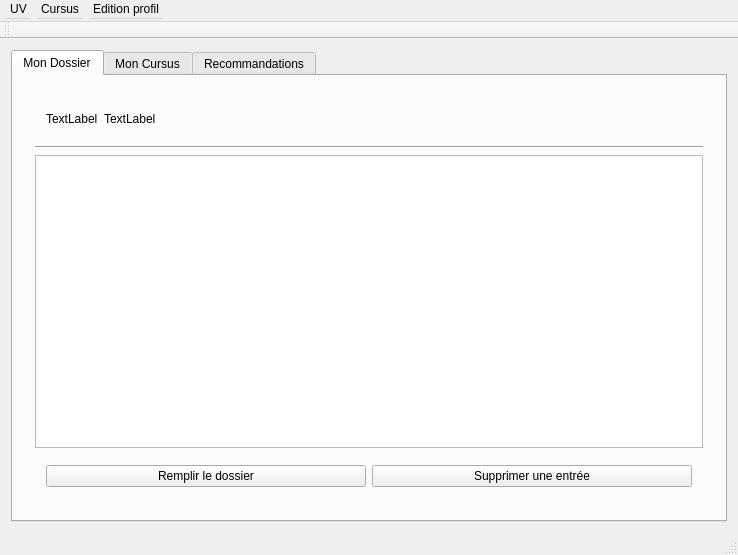
<?xml version="1.0" encoding="UTF-8"?>
<ui version="4.0">
 <class>MainWindow</class>
 <widget class="QMainWindow" name="MainWindow">
  <property name="geometry">
   <rect>
    <x>0</x>
    <y>0</y>
    <width>738</width>
    <height>555</height>
   </rect>
  </property>
  <property name="windowTitle">
   <string>MainWindow</string>
  </property>
  <widget class="QWidget" name="centralWidget">
   <property name="minimumSize">
    <size>
     <width>0</width>
     <height>469</height>
    </size>
   </property>
   <layout class="QHBoxLayout" name="horizontalLayout_3">
    <property name="sizeConstraint">
     <enum>QLayout::SetMaximumSize</enum>
    </property>
    <item>
     <widget class="QTabWidget" name="tabwidget">
      <property name="currentIndex">
       <number>0</number>
      </property>
      <widget class="QWidget" name="tab">
       <attribute name="title">
        <string>Mon Dossier</string>
       </attribute>
       <layout class="QVBoxLayout" name="verticalLayout_4">
        <item>
         <layout class="QVBoxLayout" name="verticalLayout">
          <item>
           <widget class="QWidget" name="widget_3" native="true">
            <layout class="QVBoxLayout" name="verticalLayout_8">
             <item>
              <widget class="QWidget" name="widget_4" native="true">
               <layout class="QGridLayout" name="gridLayout_4">
                <item row="0" column="1">
                 <widget class="QLabel" name="prenom">
                  <property name="text">
                   <string>TextLabel</string>
                  </property>
                 </widget>
                </item>
                <item row="0" column="0">
                 <widget class="QLabel" name="nom">
                  <property name="text">
                   <string>TextLabel</string>
                  </property>
                 </widget>
                </item>
                <item row="0" column="2">
                 <spacer name="horizontalSpacer">
                  <property name="orientation">
                   <enum>Qt::Horizontal</enum>
                  </property>
                  <property name="sizeHint" stdset="0">
                   <size>
                    <width>40</width>
                    <height>20</height>
                   </size>
                  </property>
                 </spacer>
                </item>
               </layout>
              </widget>
             </item>
             <item>
              <widget class="Line" name="line">
               <property name="orientation">
                <enum>Qt::Horizontal</enum>
               </property>
              </widget>
             </item>
             <item>
              <widget class="QTableWidget" name="afficheDossier"/>
             </item>
             <item>
              <widget class="QWidget" name="widget_5" native="true">
               <layout class="QGridLayout" name="gridLayout_3">
                <item row="0" column="0">
                 <widget class="QPushButton" name="remplirDossier">
                  <property name="text">
                   <string>Remplir le dossier</string>
                  </property>
                 </widget>
                </item>
                <item row="0" column="1">
                 <widget class="QPushButton" name="pushButton_2">
                  <property name="text">
                   <string>Supprimer une entrée</string>
                  </property>
                 </widget>
                </item>
               </layout>
              </widget>
             </item>
            </layout>
           </widget>
          </item>
         </layout>
        </item>
       </layout>
      </widget>
      <widget class="QWidget" name="tab_2">
       <attribute name="title">
        <string>Mon Cursus</string>
       </attribute>
       <layout class="QVBoxLayout" name="verticalLayout_5">
        <item>
         <layout class="QGridLayout" name="gridLayout_2">
          <property name="sizeConstraint">
           <enum>QLayout::SetNoConstraint</enum>
          </property>
          <item row="1" column="2">
           <widget class="QLabel" name="filiere">
            <property name="text">
             <string>Filière :</string>
            </property>
           </widget>
          </item>
          <item row="2" column="3">
           <widget class="QProgressBar" name="pourcentfiliere">
            <property name="value">
             <number>24</number>
            </property>
           </widget>
          </item>
          <item row="0" column="3">
           <widget class="QProgressBar" name="progressBar_3">
            <property name="value">
             <number>24</number>
            </property>
           </widget>
          </item>
          <item row="0" column="2">
           <widget class="QLabel" name="label_9">
            <property name="text">
             <string>Total</string>
            </property>
           </widget>
          </item>
          <item row="1" column="1">
           <widget class="QLabel" name="label_4">
            <property name="text">
             <string>TextLabel</string>
            </property>
           </widget>
          </item>
          <item row="2" column="1">
           <widget class="QProgressBar" name="pourcenpcb">
            <property name="value">
             <number>24</number>
            </property>
           </widget>
          </item>
          <item row="1" column="0">
           <widget class="QLabel" name="pcb">
            <property name="text">
             <string>PCB:</string>
            </property>
           </widget>
          </item>
          <item row="1" column="3">
           <widget class="QLabel" name="creditfiliere">
            <property name="text">
             <string>TextLabel</string>
            </property>
           </widget>
          </item>
          <item row="4" column="1">
           <widget class="QLabel" name="label_6">
            <property name="text">
             <string>TextLabel</string>
            </property>
           </widget>
          </item>
          <item row="0" column="0">
           <widget class="QLabel" name="label">
            <property name="text">
             <string>Profil :</string>
            </property>
           </widget>
          </item>
          <item row="3" column="3">
           <widget class="QLabel" name="creditstage">
            <property name="text">
             <string>TextLabel</string>
            </property>
           </widget>
          </item>
          <item row="3" column="1">
           <widget class="QLabel" name="creditTSH">
            <property name="text">
             <string>TextLabel</string>
            </property>
           </widget>
          </item>
          <item row="3" column="2">
           <widget class="QLabel" name="stage">
            <property name="text">
             <string>Stage</string>
            </property>
           </widget>
          </item>
          <item row="3" column="0">
           <widget class="QLabel" name="tsh">
            <property name="text">
             <string>TSH</string>
            </property>
           </widget>
          </item>
         </layout>
        </item>
       </layout>
      </widget>
      <widget class="QWidget" name="tab_3">
       <attribute name="title">
        <string>Recommandations</string>
       </attribute>
       <layout class="QVBoxLayout" name="verticalLayout_3">
        <item>
         <layout class="QVBoxLayout" name="verticalLayout_2">
          <item>
           <layout class="QHBoxLayout" name="horizontalLayout"/>
          </item>
          <item>
           <widget class="QWidget" name="widget" native="true">
            <layout class="QGridLayout" name="gridLayout">
             <item row="0" column="0">
              <layout class="QHBoxLayout" name="horizontalLayout_2"/>
             </item>
             <item row="1" column="1">
              <widget class="QWidget" name="widget_2" native="true">
               <layout class="QVBoxLayout" name="verticalLayout_7">
                <item>
                 <widget class="QPushButton" name="exigerUV">
                  <property name="text">
                   <string>Exiger cette UV</string>
                  </property>
                 </widget>
                </item>
                <item>
                 <layout class="QVBoxLayout" name="verticalLayout_6">
                  <item>
                   <widget class="QPushButton" name="prefererUV">
                    <property name="text">
                     <string>Preferer cette UV</string>
                    </property>
                   </widget>
                  </item>
                  <item>
                   <widget class="QPushButton" name="rejeterUV">
                    <property name="text">
                     <string>Rejeter cette UV</string>
                    </property>
                   </widget>
                  </item>
                  <item>
                   <widget class="QPushButton" name="annulerUV">
                    <property name="text">
                     <string>Annuler cette UV</string>
                    </property>
                   </widget>
                  </item>
                 </layout>
                </item>
               </layout>
              </widget>
             </item>
             <item row="1" column="3">
              <widget class="QColumnView" name="columnView_3"/>
             </item>
             <item row="1" column="2">
              <widget class="QColumnView" name="columnView_2"/>
             </item>
             <item row="1" column="0">
              <widget class="QColumnView" name="columnView"/>
             </item>
             <item row="1" column="4">
              <widget class="QColumnView" name="columnView_4"/>
             </item>
             <item row="0" column="2">
              <widget class="QLabel" name="label_10">
               <property name="text">
                <string>exigence UV</string>
               </property>
              </widget>
             </item>
             <item row="0" column="3">
              <widget class="QLabel" name="label_13">
               <property name="text">
                <string>préférence UV</string>
               </property>
              </widget>
             </item>
             <item row="0" column="4">
              <widget class="QLabel" name="label_14">
               <property name="text">
                <string>rejet UV</string>
               </property>
              </widget>
             </item>
            </layout>
           </widget>
          </item>
          <item>
           <widget class="QPushButton" name="pushButton">
            <property name="text">
             <string>Me proposer un parcours</string>
            </property>
           </widget>
          </item>
          <item>
           <widget class="QTableView" name="tableView_2"/>
          </item>
         </layout>
        </item>
       </layout>
      </widget>
     </widget>
    </item>
   </layout>
  </widget>
  <widget class="QMenuBar" name="menuBar">
   <property name="geometry">
    <rect>
     <x>0</x>
     <y>0</y>
     <width>738</width>
     <height>22</height>
    </rect>
   </property>
   <property name="minimumSize">
    <size>
     <width>0</width>
     <height>22</height>
    </size>
   </property>
   <widget class="QMenu" name="menuUV">
    <property name="title">
     <string>UV</string>
    </property>
    <addaction name="actionAjoutUV"/>
    <addaction name="actionModifierUV"/>
    <addaction name="actionSupprimerUV"/>
   </widget>
   <widget class="QMenu" name="menuCursus">
    <property name="title">
     <string>Cursus</string>
    </property>
    <addaction name="actionAjouterCursus"/>
    <addaction name="actionModifierCursus"/>
    <addaction name="actionSupprimerCursus"/>
   </widget>
   <widget class="QMenu" name="menuEdition_profil">
    <property name="title">
     <string>Edition profil</string>
    </property>
    <addaction name="actionAjouter_tudiant"/>
   </widget>
   <addaction name="menuUV"/>
   <addaction name="menuCursus"/>
   <addaction name="menuEdition_profil"/>
  </widget>
  <widget class="QToolBar" name="mainToolBar">
   <attribute name="toolBarArea">
    <enum>TopToolBarArea</enum>
   </attribute>
   <attribute name="toolBarBreak">
    <bool>false</bool>
   </attribute>
  </widget>
  <widget class="QStatusBar" name="statusBar"/>
  <action name="actionA_propos">
   <property name="text">
    <string>A propos</string>
   </property>
  </action>
  <action name="actionQuitter">
   <property name="text">
    <string>Quitter</string>
   </property>
  </action>
  <action name="actionAjoutUV">
   <property name="text">
    <string>Ajouter</string>
   </property>
  </action>
  <action name="actionModifierUV">
   <property name="text">
    <string>Modifier</string>
   </property>
  </action>
  <action name="actionSupprimerUV">
   <property name="text">
    <string>Supprimer</string>
   </property>
  </action>
  <action name="actionAjouterCursus">
   <property name="text">
    <string>Ajouter</string>
   </property>
  </action>
  <action name="actionModifierCursus">
   <property name="text">
    <string>Modifier</string>
   </property>
  </action>
  <action name="actionSupprimerCursus">
   <property name="text">
    <string>Supprimer</string>
   </property>
  </action>
  <action name="actionAjouter_tudiant">
   <property name="text">
    <string>Ajouter étudiant</string>
   </property>
  </action>
 </widget>
 <layoutdefault spacing="6" margin="11"/>
 <tabstops>
  <tabstop>tabwidget</tabstop>
 </tabstops>
 <resources/>
 <connections/>
</ui>
